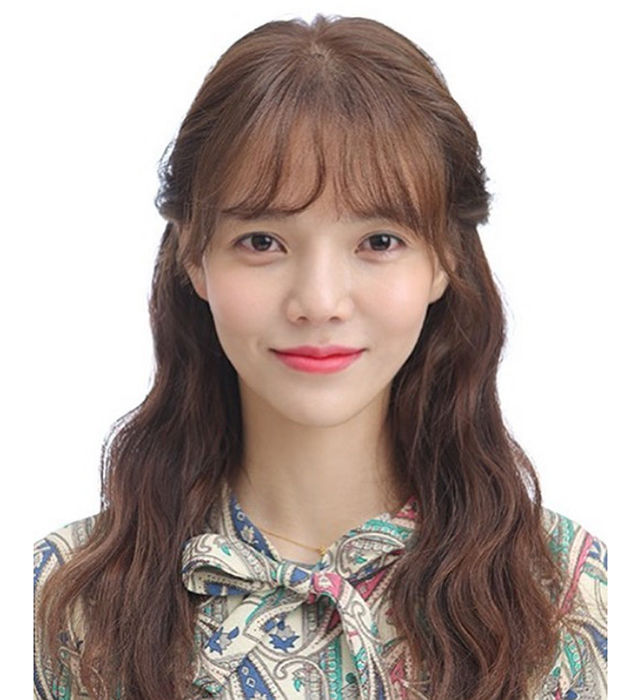
#> input picture img/test_img_brown_1.jpg, 640 x 700 px, given in place of eye_resize.jpg, which was not available; the run also reads 1 picture not shown here
$ jupyter execute --allow-errors test_cut-bg.ipynb
#> lines starting #> are read from the running program, lines starting #| are printed output that depends on the picture; after the words box and inside, x2 and y2 are one past the last pixel; in counts of white or black regions, pixels touching at a corner belong together; pictures that were not available may be replaced by others from this repository, and a replacement may not be noted
[cell 1]
# 이미지 배경 제거 -> 흰색 노란색 머리의 경우 검은 배경으로 사진 찍을 것을 요청
#     -> 배경 제거 완료했고, 첫 이미지의 배경이 검은색인지 흰색인지만 판단하기
#     -> 이것도 그냥 적도록 하면 안되나?
#     -> 판단도 참 애매한데
#     -> 근데 이게 아예 검은색 아예 흰색이라 실제 배경으로 테스트 해봐야할 듯


# 이미지 배경제거
# 얼굴 좌표를 기준으로 사진 커팅
# 새로운 사진(얼굴 좌표로 커팅 된 배경되지 않은) 불러오기
# 좌표 비교 -> (제거된 자표 & !얼굴범위) ? 제거 : continue
# 배경 제거 및 얼굴 좌표 생성 완료
# 이후에 시간이 남으면 사용자에게 얼굴 추출된 사진을 보여주고 잘못된 좌표 선택 가능하도록 업데이트


# Exception
# 머리가 은색이나 흰색이면 어떡해? -> 동방예의지국인데 은색 머리..?
# 완전 생 노란색 머리도 지워지네 http://image.auction.co.kr/itemimage/fd/1c/12/fd1c12696.jpg -> 노란 머리가 말이야?
# 무조건 흰색 배경 앞에서 찍을 것 !!!


###### ++ 대머리는 어떡해? -> 출시할 거 아니니까 괜찮아


# 떠올라버렸어 이거 장난아니야
# 밝은 머리의 경우 -> 검은 배경으로
# 어두운 머리의 경우 -> 흰색 배경으로

# --> 배경이 어두울 경우 색반전
# --> 배경제거
# --> 배경제거 버전을 기준으로 기존 사진에서 배경 다시 제거
# --> 얼굴 검출
# --> 검출되지 않은 좌표 && 제거되지 않은 좌표 == 모발
# /* 색반전 코드
# import cv2


# img = cv2.imread("lenna.png")
# out = img.copy()
# out = 255 - out
# cv2.imshow("original", img)
# cv2.imshow("flip", out)
# cv2.waitKey(0)
# */


# 생각생각 생각생각
# 1. 머리색 추측
# /* 배경 제거 후 얼굴 좌표 위 일정 영역을 탐색하면 지워졌는지 안 지워졌는지 알 수 있음
#    혹은 탐색한 영역의 평균 색 (지워진 영역을 제외하고)으로 탐지
# */
# 검은머리 ~ 갈색머리 등 어두운 색일 경우엔 임계값 낮출 시 모발 동공만 남음 (흰색 배경 기준)
# -> 쉽게 모발 동공을 구할 수 있음
# -> 렌즈 끼고 찍은 사람 윌스미스 마렵네
# 흰색머리 ~ 노란 머리 등 밝은 색일 경우엔 어떡해?
# -> 여행 전 염색이 필요합니다.
# ->
# 오늘 아침에 보라색 머리도 보고 반은 검은색 반은 노란색도 봤는데 경우의 수가 너무 많은데?
# 2. 통계에서 일정 수치가 지워졌더라도 남은 수치로 충분히 추측이 가능함
# 지워진 부분을 두고 얼굴 좌표 기준 위쪽 애들 비교
# -> 아무리 머리가 흰색이어도 진짜 백발이 아닌 이상 어느정도 남기에 남은 머리로 퍼스널컬러를 추측
# -> 이게 최곤가?
# 3. 일정 임계값을 정한 뒤 그로부터 5~10씩 계속 높이기
# -> 얼굴 좌표 기준으로 일정 비율의 범위를 정하고 계속해서 임계값을 임계값을 높임
# -> 처음엔 계속해서 지워진 머리가 채워지기 시작
# -> 첫 낮은 임계값 기준 + 임의로 정한 일정 비율 범위 내 모발을 채워나감


# 하ㄹㄹ-르 라는 애가 있는데 이거 써볼까? 설명글이 너무 길어서 난독증 오는데 할 수 있을까?

[cell 2]
import numpy as np
import cv2

[cell 3]
import numpy as np
import cv2

# imageUrl = 'img/test_img_brown_1.jpg'
# imageUrl = 'img/test_img_black_1.jpg'
imageUrl = 'img/test_img_black_3.jpg'
# imageUrl = 'img/test_img_black_2.jpg'
imageUrl = 'img/eye_resize.jpg'

# 이미지 불러오기
img = cv2.imread(imageUrl)
#> img is the input picture: shape (700, 640, 3); mean B, G, R 160.2, 165.7, 179.6

print(type(img))
#| <class 'numpy.ndarray'>

# img = 255 - img # 이미지 배경이 검인지 흰인지 판단하는 함수 필요

# 변환 graky
gray = cv2.cvtColor(img, cv2.COLOR_BGR2GRAY)
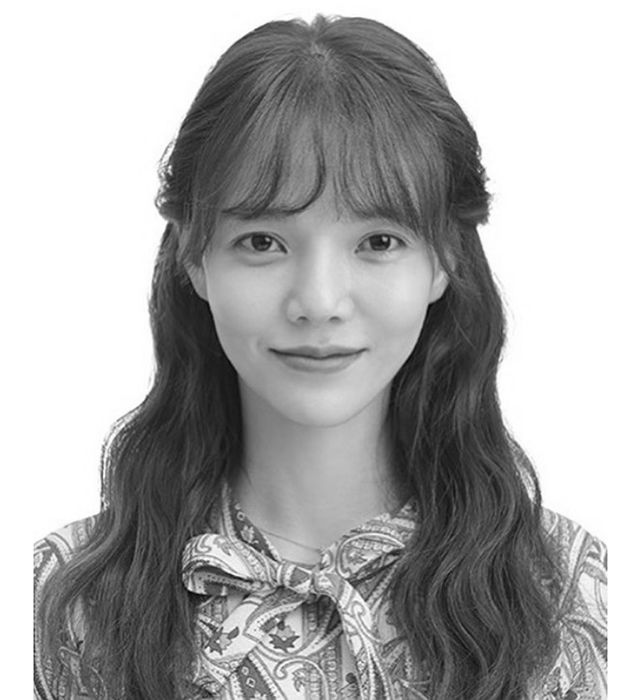
#> gray: shape (700, 640); min 3, max 255, mean 169.2

# 임계값 조절
mask = cv2.threshold(gray, 200, 255, cv2.THRESH_BINARY)[1]
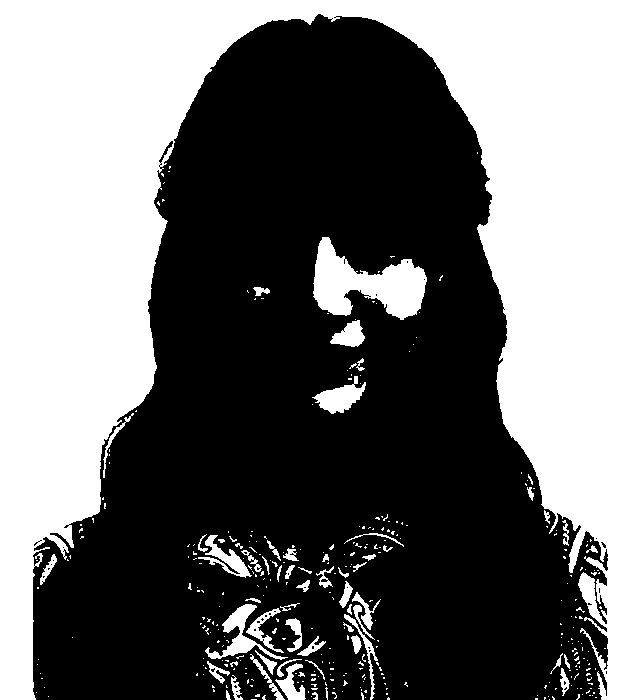
#> mask: shape (700, 640); 44.1% white; 353 white regions (293 under 20 px), largest, box (x1, y1, x2, y2) and area: (0, 0, 640, 700) 182543, (313, 237, 427, 320) 4979, (205, 604, 288, 660) 1119
# mask = cv2.adaptiveThreshold(gray, 10, cv2.ADAPTIVE_THRESH_MEAN_C, cv2.THRESH_BINARY, 3, 2)[1]
# (gray, 120, cv2.ADAPTIVE_THRESH_MEAN_C, 255, cv2.THRESH_BINARY, 15, 2)[1]
# (img,  255, cv2.ADAPTIVE_THRESH_MEAN_C, cv2. THRESH_BINARY,15,2)
# (img  ,255, cv2.ADAPTIVE_THRESH_GAUSSIAN_C,cv2.THRESH_BINARY,15,2)

# mask
mask = 255 - mask

# morphology 적용
# borderconstant 사용
kernel = np.ones((3,3), np.uint8)
mask = cv2.morphologyEx(mask, cv2.MORPH_OPEN, kernel)
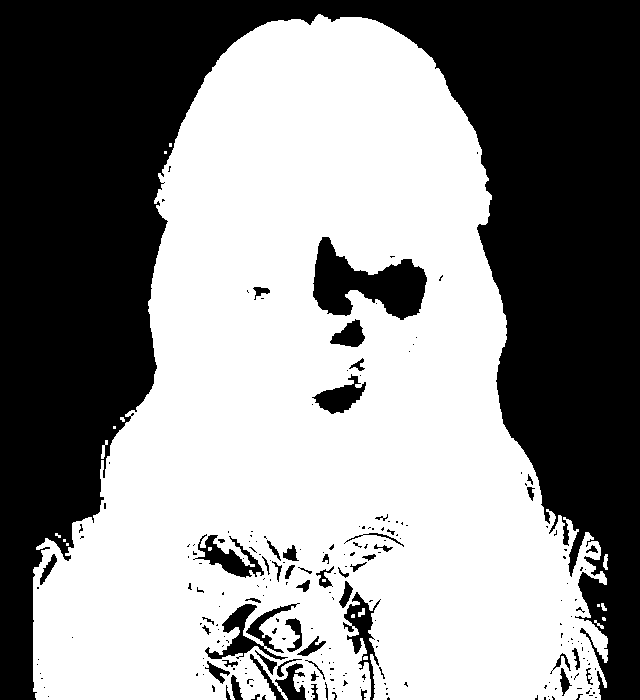
#> mask: shape (700, 640); 55.5% white; 229 black regions (174 under 20 px), largest, box (x1, y1, x2, y2) and area: (0, 0, 640, 700) 183664, (313, 237, 427, 320) 5071, (205, 603, 300, 660) 1686
mask = cv2.morphologyEx(mask, cv2.MORPH_CLOSE, kernel)
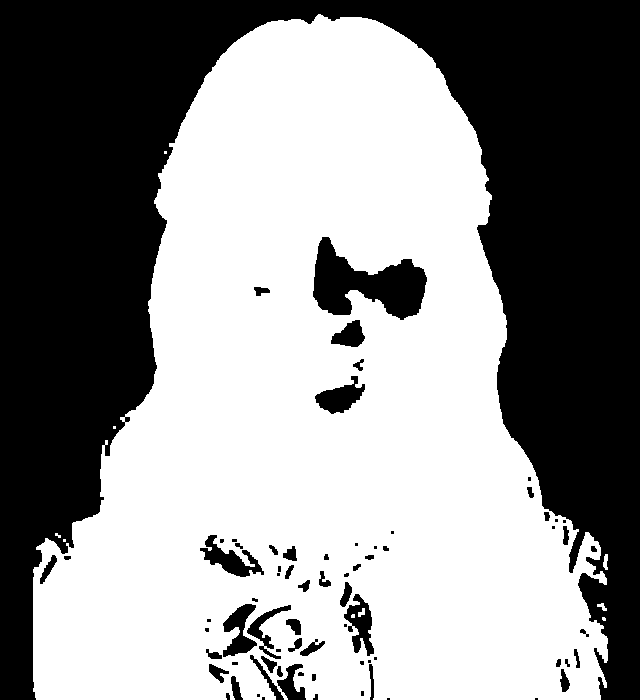
#> mask: shape (700, 640); 56% white; 73 black regions (26 under 20 px), largest, box (x1, y1, x2, y2) and area: (0, 0, 640, 700) 183086, (313, 237, 427, 320) 5056, (200, 535, 264, 577) 1042

# anti-alias the mask
# blur alpha channel
mask = cv2.GaussianBlur(mask, (0,0), sigmaX=2, sigmaY=2, borderType = cv2.BORDER_DEFAULT)
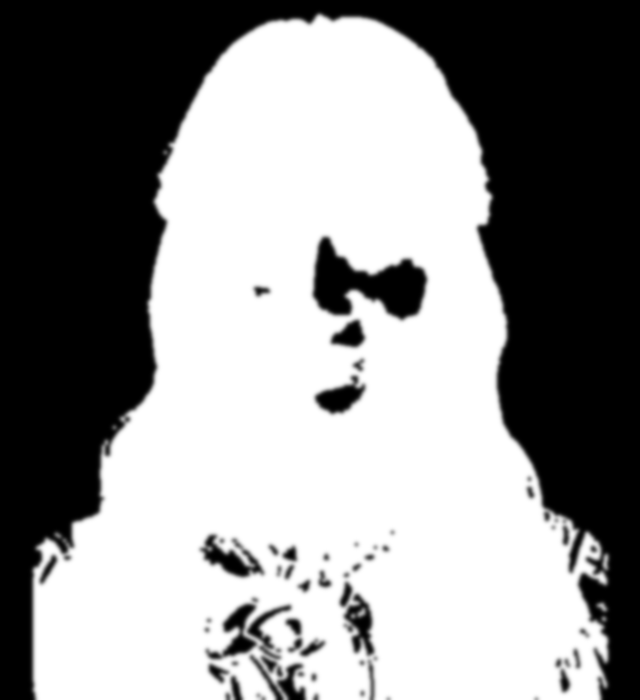
#> mask: shape (700, 640); min 0, max 255, mean 142.8

# linear stretch so that 127.5 goes to 0, but 255 stays 255
mask = (2*(mask.astype(np.float32))-255.0).clip(0,255).astype(np.uint8)
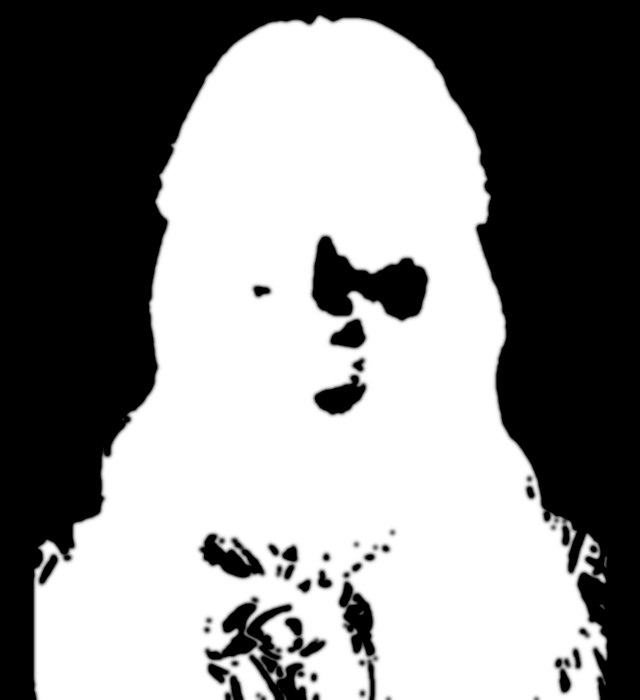
#> mask: shape (700, 640); min 0, max 255, mean 138.1

# put mask into alpha channel
result = img.copy()
result = cv2.cvtColor(result, cv2.COLOR_BGR2BGRA)
result[:, :, 3] = mask


# result = 255 - result

h, w, c = result.shape
#> h = 700; w = 640; c = 4

print('h : ', h)
#| h :  700
print('w : ', w)
#| w :  640

# [11 lines of commented-out code are left out]
resultimg_url = 'img/ttt.png'
cv2.imwrite(resultimg_url, result)
#> Out = True

[cell 4]
import numpy as np
import cv2

def cutBackground_darkHair(img):
    # 변환 graky
    gray = cv2.cvtColor(img, cv2.COLOR_BGR2GRAY)

    # 임계값 조절
    mask = cv2.threshold(gray, 200, 255, cv2.THRESH_BINARY)[1]
#> mask: shape (700, 640); every value is 0

    # mask
    mask = 255 - mask
#> mask: shape (700, 640); every value is 255

    # morphology 적용
    # borderconstant 사용
    kernel = np.ones((3,3), np.uint8)
    mask = cv2.morphologyEx(mask, cv2.MORPH_OPEN, kernel)
    mask = cv2.morphologyEx(mask, cv2.MORPH_CLOSE, kernel)

    # anti-alias the mask
    # blur alpha channel
    mask = cv2.GaussianBlur(mask, (0,0), sigmaX=2, sigmaY=2, borderType = cv2.BORDER_DEFAULT)

    # linear stretch so that 127.5 goes to 0, but 255 stays 255
    mask = (2*(mask.astype(np.float32))-255.0).clip(0,255).astype(np.uint8)

    # put mask into alpha channel
    result = img.copy()
    result = cv2.cvtColor(result, cv2.COLOR_BGR2BGRA)
    result[:, :, 3] = mask

    return result

resultimg_url = 'img/eye_result.jpg'
# resultimg_url = 'img/test_img_black_3.jpg'
# resultimg = 'translated_yellowHair.png'

# 이미지 불러오기
resultimg = cv2.imread(resultimg_url)
img_eye = cutBackground_darkHair(resultimg)

resultimg_url = 'img/' + 'eye_cut' + '_result.png'
cv2.imwrite(resultimg_url, np.float32(img_eye))
#> Out = True

[cell 5]
def getEyes(img, personal):
# [33 lines of commented-out code are left out]

#> called with personal = (255, 255, 255)
    h_o, w_o, c = img.shape
#> h_o = 700; w_o = 640; c = 3
# [26 lines of commented-out code are left out]

    print('==========================================================================')


#     for position_x in range(0, w_o):
#         for position_y in range(0, h_o):
#             print("before : ", img[position_y,position_x])

    h_o, w_o, c = img.shape
    for position_x in range(0, w_o):
        for position_y in range(0, h_o):
            condition_r = img[position_y, position_x][0] < 70
            condition_g = img[position_y, position_x][1] < 70
            condition_b = img[position_y, position_x][2] < 70
            if (condition_r == False and condition_g == False and condition_b == False):
                img[position_y, position_x] = [0, 0, 0]
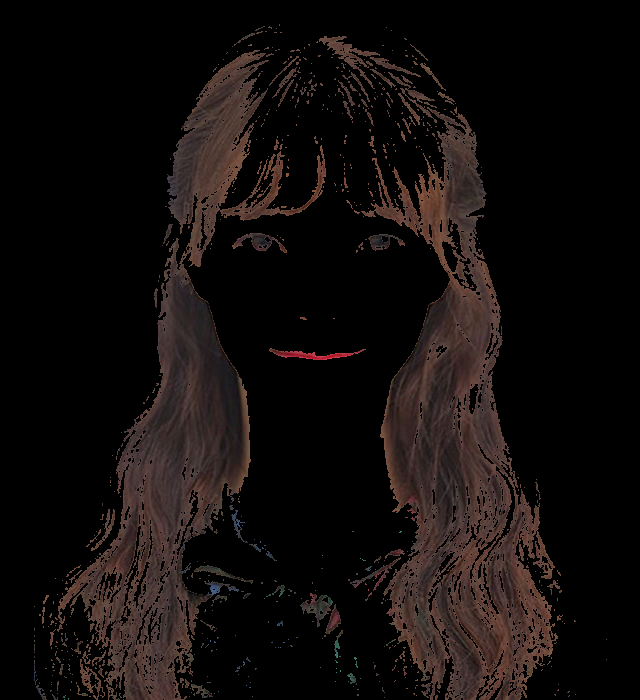
#> img: shape (700, 640, 3); mean B, G, R 12.1, 13.2, 18.1

    return np.float32(img)

resultimg_url = 'img/eye_resize.jpg'
# resultimg_url = 'img/eye_result.jpg'
# resultimg_url = 'img/test_img_black_3.jpg'

# 이미지 불러오기
resultimg = cv2.imread(resultimg_url)
img_eye = getEyes(resultimg, (255, 255, 255))

resultimg_url = 'img/' + 'eye_cut' + '_result.png'
cv2.imwrite(resultimg_url, np.float32(img_eye))

resultimg_url = 'img/' + 'eye_cut' + '_result.jpg'
cv2.imwrite(resultimg_url, np.float32(img_eye))
#> Out = True
